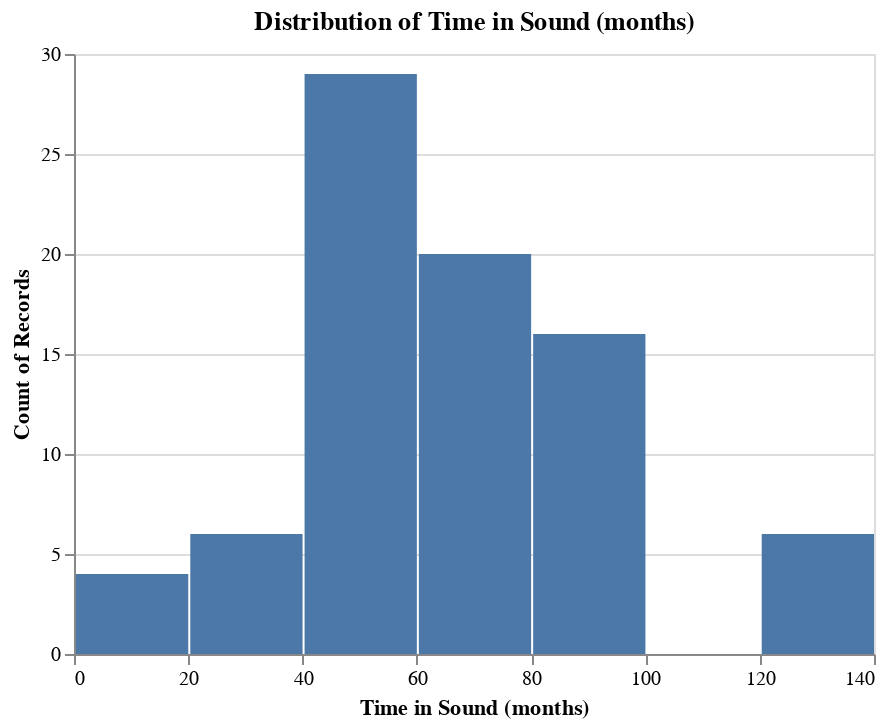

Source (notebook cell):
### Code cell
# histogram of time in sound:
ah.histogram(alldf, 'Time in Sound (months)', output_directory)

### Figure 1 — Vega-Lite specification as saved in the notebook (floating-point values rounded to 4 significant figures)
{"config": {"view": {"continuousWidth": 400, "continuousHeight": 300}}, "data": {"name": "data-e79883c3cc5a85af8550aee26305b28b"}, "mark": "bar", "encoding": {"x": {"type": "quantitative", "bin": true, "field": "Time in Sound (months)", "title": "Time in Sound (months)"}, "y": {"type": "quantitative", "aggregate": "count"}}, "title": "Distribution of Time in Sound (months)", "$schema": "https://vega.github.io/schema/vega-lite/v4.8.1.json", "datasets": {"data-e79883c3cc5a85af8550aee26305b28b": [{"ID": "942", "Group": "CI", "Condition": "Related", "Mean Amplitude": -15.61, "Age (months)": 56, "Time in Sound (months)": 43, "Age of Activation (months)": 13.0, "Region": "Frontal"}, {"ID": "959", "Group": "CI", "Condition": "Related", "Mean Amplitude": -8.93, "Age (months)": 57, "Time in Sound (months)": 17, "Age of Activation (months)": 40.0, "Region": "Frontal"}, {"ID": "925", "Group": "CI", "Condition": "Related", "Mean Amplitude": -12.59, "Age (months)": 58, "Time in Sound (months)": 52, "Age of Activation (months)": 6.0, "Region": "Frontal"}, {"ID": "956", "Group": "CI", "Condition": "Related", "Mean Amplitude": -7.367, "Age (months)": 58, "Time in Sound (months)": 5, "Age of Activation (months)": 53.0, "Region": "Frontal"}, {"ID": "955", "Group": "CI", "Condition": "Related", "Mean Amplitude": -2.817, "Age (months)": 61, "Time in Sound (months)": 49, "Age of Activation (months)": 12.0, "Region": "Frontal"}, {"ID": "904", "Group": "CI", "Condition": "Related", "Mean Amplitude": -19.84, "Age (months)": 67, "Time in Sound (months)": 54, "Age of Activation (months)": 13.0, "Region": "Frontal"}, {"ID": "911", "Group": "CI", "Condition": "Related", "Mean Amplitude": -16.24, "Age (months)": 67, "Time in Sound (months)": 54, "Age of Activation (months)": 13.0, "Region": "Frontal"}, {"ID": "919", "Group": "CI", "Condition": "Related", "Mean Amplitude": -14.0, "Age (months)": 74, "Time in Sound (months)": 67, "Age of Activation (months)": 7.0, "Region": "Frontal"}, {"ID": "945", "Group": "CI", "Condition": "Related", "Mean Amplitude": -8.855, "Age (months)": 77, "Time in Sound (months)": 56, "Age of Activation (months)": 21.0, "Region": "Frontal"}, {"ID": "961", "Group": "CI", "Condition": "Related", "Mean Amplitude": -3.653, "Age (months)": 77, "Time in Sound (months)": 63, "Age of Activation (months)": 14.0, "Region": "Frontal"}, {"ID": "903", "Group": "CI", "Condition": "Related", "Mean Amplitude": -20.12, "Age (months)": 82, "Time in Sound (months)": 72, "Age of Activation (months)": 10.0, "Region": "Frontal"}, {"ID": "936", "Group": "CI", "Condition": "Related", "Mean Amplitude": 2.601, "Age (months)": 86, "Time in Sound (months)": 71, "Age of Activation (months)": 15.0, "Region": "Frontal"}, {"ID": "901", "Group": "CI", "Condition": "Related", "Mean Amplitude": -28.02, "Age (months)": 86, "Time in Sound (months)": 68, "Age of Activation (months)": 18.0, "Region": "Frontal"}, {"ID": "923", "Group": "CI", "Condition": "Related", "Mean Amplitude": -8.112, "Age (months)": 87, "Time in Sound (months)": 56, "Age of Activation (months)": 31.0, "Region": "Frontal"}, {"ID": "924", "Group": "CI", "Condition": "Related", "Mean Amplitude": -7.386, "Age (months)": 87, "Time in Sound (months)": 74, "Age of Activation (months)": 13.0, "Region": "Frontal"}, {"ID": "934", "Group": "CI", "Condition": "Related", "Mean Amplitude": -6.924, "Age (months)": 89, "Time in Sound (months)": 80, "Age of Activation (months)": 9.0, "Region": "Frontal"}, {"ID": "951", "Group": "CI", "Condition": "Related", "Mean Amplitude": -20.02, "Age (months)": 89, "Time in Sound (months)": 49, "Age of Activation (months)": 40.0, "Region": "Frontal"}, {"ID": "913", "Group": "CI", "Condition": "Related", "Mean Amplitude": -14.82, "Age (months)": 100, "Time in Sound (months)": 86, "Age of Activation (months)": 14.0, "Region": "Frontal"}, {"ID": "910", "Group": "CI", "Condition": "Related", "Mean Amplitude": -24.73, "Age (months)": 102, "Time in Sound (months)": 87, "Age of Activation (months)": 15.0, "Region": "Frontal"}, {"ID": "941", "Group": "CI", "Condition": "Related", "Mean Amplitude": -21.5, "Age (months)": 106, "Time in Sound (months)": 35, "Age of Activation (months)": 71.0, "Region": "Frontal"}, {"ID": "947", "Group": "CI", "Condition": "Related", "Mean Amplitude": -6.167, "Age (months)": 106, "Time in Sound (months)": 27, "Age of Activation (months)": 79.0, "Region": "Frontal"}, {"ID": "935", "Group": "CI", "Condition": "Related", "Mean Amplitude": -13.32, "Age (months)": 122, "Time in Sound (months)": 80, "Age of Activation (months)": 42.0, "Region": "Frontal"}, {"ID": "937", "Group": "CI", "Condition": "Related", "Mean Amplitude": -14.51, "Age (months)": 122, "Time in Sound (months)": 55, "Age of Activation (months)": 67.0, "Region": "Frontal"}, {"ID": "857", "Group": "HG", "Condition": "Related", "Mean Amplitude": -13.35, "Age (months)": 33, "Time in Sound (months)": 33, "Age of Activation (months)": null, "Region": "Frontal"}, {"ID": "847", "Group": "HG", "Condition": "Related", "Mean Amplitude": -3.141, "Age (months)": 43, "Time in Sound (months)": 43, "Age of Activation (months)": null, "Region": "Frontal"}, {"ID": "858", "Group": "HG", "Condition": "Related", "Mean Amplitude": -6.38, "Age (months)": 51, "Time in Sound (months)": 51, "Age of Activation (months)": null, "Region": "Frontal"}, {"ID": "859", "Group": "HG", "Condition": "Related", "Mean Amplitude": -7.24, "Age (months)": 52, "Time in Sound (months)": 52, "Age of Activation (months)": null, "Region": "Frontal"}, {"ID": "841", "Group": "HG", "Condition": "Related", "Mean Amplitude": -18.55, "Age (months)": 56, "Time in Sound (months)": 56, "Age of Activation (months)": null, "Region": "Frontal"}, {"ID": "836", "Group": "HG", "Condition": "Related", "Mean Amplitude": -16.37, "Age (months)": 59, "Time in Sound (months)": 59, "Age of Activation (months)": null, "Region": "Frontal"}, {"ID": "846", "Group": "HG", "Condition": "Related", "Mean Amplitude": -20.0, "Age (months)": 68, "Time in Sound (months)": 68, "Age of Activation (months)": null, "Region": "Frontal"}, {"ID": "N4C01", "Group": "HG", "Condition": "Related", "Mean Amplitude": -4.009, "Age (months)": 61, "Time in Sound (months)": 61, "Age of Activation (months)": null, "Region": "Frontal"}, {"ID": "842", "Group": "HG", "Condition": "Related", "Mean Amplitude": -15.07, "Age (months)": 67, "Time in Sound (months)": 67, "Age of Activation (months)": null, "Region": "Frontal"}, {"ID": "848", "Group": "HG", "Condition": "Related", "Mean Amplitude": -13.68, "Age (months)": 74, "Time in Sound (months)": 74, "Age of Activation (months)": null, "Region": "Frontal"}, {"ID": "N4C10", "Group": "HG", "Condition": "Related", "Mean Amplitude": -6.016, "Age (months)": 82, "Time in Sound (months)": 82, "Age of Activation (months)": null, "Region": "Frontal"}, {"ID": "N4C13", "Group": "HG", "Condition": "Related", "Mean Amplitude": -28.01, "Age (months)": 85, "Time in Sound (months)": 85, "Age of Activation (months)": null, "Region": "Frontal"}, {"ID": "809", "Group": "HG", "Condition": "Related", "Mean Amplitude": -18.31, "Age (months)": 99, "Time in Sound (months)": 99, "Age of Activation (months)": null, "Region": "Frontal"}, {"ID": "N4C09", "Group": "HG", "Condition": "Related", "Mean Amplitude": -14.53, "Age (months)": 99, "Time in Sound (months)": 99, "Age of Activation (months)": null, "Region": "Frontal"}, {"ID": "850", "Group": "HG", "Condition": "Related", "Mean Amplitude": -15.11, "Age (months)": 124, "Time in Sound (months)": 124, "Age of Activation (months)": null, "Region": "Frontal"}, {"ID": "801", "Group": "HG", "Condition": "Related", "Mean Amplitude": -13.3, "Age (months)": 127, "Time in Sound (months)": 127, "Age of Activation (months)": null, "Region": "Frontal"}, {"ID": "803", "Group": "HG", "Condition": "Related", "Mean Amplitude": -11.74, "Age (months)": 128, "Time in Sound (months)": 128, "Age of Activation (months)": null, "Region": "Frontal"}, {"ID": "942", "Group": "CI", "Condition": "Unrelated", "Mean Amplitude": -19.68, "Age (months)": 56, "Time in Sound (months)": 43, "Age of Activation (months)": 13.0, "Region": "Frontal"}, {"ID": "959", "Group": "CI", "Condition": "Unrelated", "Mean Amplitude": -15.05, "Age (months)": 57, "Time in Sound (months)": 17, "Age of Activation (months)": 40.0, "Region": "Frontal"}, {"ID": "925", "Group": "CI", "Condition": "Unrelated", "Mean Amplitude": -15.04, "Age (months)": 58, "Time in Sound (months)": 52, "Age of Activation (months)": 6.0, "Region": "Frontal"}, {"ID": "956", "Group": "CI", "Condition": "Unrelated", "Mean Amplitude": -20.8, "Age (months)": 58, "Time in Sound (months)": 5, "Age of Activation (months)": 53.0, "Region": "Frontal"}, {"ID": "955", "Group": "CI", "Condition": "Unrelated", "Mean Amplitude": -2.808, "Age (months)": 61, "Time in Sound (months)": 49, "Age of Activation (months)": 12.0, "Region": "Frontal"}, {"ID": "904", "Group": "CI", "Condition": "Unrelated", "Mean Amplitude": -20.64, "Age (months)": 67, "Time in Sound (months)": 54, "Age of Activation (months)": 13.0, "Region": "Frontal"}, {"ID": "911", "Group": "CI", "Condition": "Unrelated", "Mean Amplitude": -17.36, "Age (months)": 67, "Time in Sound (months)": 54, "Age of Activation (months)": 13.0, "Region": "Frontal"}, {"ID": "919", "Group": "CI", "Condition": "Unrelated", "Mean Amplitude": -15.46, "Age (months)": 74, "Time in Sound (months)": 67, "Age of Activation (months)": 7.0, "Region": "Frontal"}, {"ID": "945", "Group": "CI", "Condition": "Unrelated", "Mean Amplitude": -16.92, "Age (months)": 77, "Time in Sound (months)": 56, "Age of Activation (months)": 21.0, "Region": "Frontal"}, {"ID": "961", "Group": "CI", "Condition": "Unrelated", "Mean Amplitude": -19.6, "Age (months)": 77, "Time in Sound (months)": 63, "Age of Activation (months)": 14.0, "Region": "Frontal"}, {"ID": "903", "Group": "CI", "Condition": "Unrelated", "Mean Amplitude": -24.76, "Age (months)": 82, "Time in Sound (months)": 72, "Age of Activation (months)": 10.0, "Region": "Frontal"}, {"ID": "921", "Group": "CI", "Condition": "Unrelated", "Mean Amplitude": -33.19, "Age (months)": 82, "Time in Sound (months)": 46, "Age of Activation (months)": 36.0, "Region": "Frontal"}, {"ID": "936", "Group": "CI", "Condition": "Unrelated", "Mean Amplitude": -6.697, "Age (months)": 86, "Time in Sound (months)": 71, "Age of Activation (months)": 15.0, "Region": "Frontal"}, {"ID": "901", "Group": "CI", "Condition": "Unrelated", "Mean Amplitude": -3.359, "Age (months)": 86, "Time in Sound (months)": 68, "Age of Activation (months)": 18.0, "Region": "Frontal"}, {"ID": "923", "Group": "CI", "Condition": "Unrelated", "Mean Amplitude": -22.51, "Age (months)": 87, "Time in Sound (months)": 56, "Age of Activation (months)": 31.0, "Region": "Frontal"}, {"ID": "924", "Group": "CI", "Condition": "Unrelated", "Mean Amplitude": -18.95, "Age (months)": 87, "Time in Sound (months)": 74, "Age of Activation (months)": 13.0, "Region": "Frontal"}, {"ID": "934", "Group": "CI", "Condition": "Unrelated", "Mean Amplitude": -14.02, "Age (months)": 89, "Time in Sound (months)": 80, "Age of Activation (months)": 9.0, "Region": "Frontal"}, {"ID": "951", "Group": "CI", "Condition": "Unrelated", "Mean Amplitude": -19.7, "Age (months)": 89, "Time in Sound (months)": 49, "Age of Activation (months)": 40.0, "Region": "Frontal"}, {"ID": "913", "Group": "CI", "Condition": "Unrelated", "Mean Amplitude": -15.58, "Age (months)": 100, "Time in Sound (months)": 86, "Age of Activation (months)": 14.0, "Region": "Frontal"}, {"ID": "910", "Group": "CI", "Condition": "Unrelated", "Mean Amplitude": -35.34, "Age (months)": 102, "Time in Sound (months)": 87, "Age of Activation (months)": 15.0, "Region": "Frontal"}, {"ID": "941", "Group": "CI", "Condition": "Unrelated", "Mean Amplitude": -19.01, "Age (months)": 106, "Time in Sound (months)": 35, "Age of Activation (months)": 71.0, "Region": "Frontal"}, {"ID": "947", "Group": "CI", "Condition": "Unrelated", "Mean Amplitude": -19.22, "Age (months)": 106, "Time in Sound (months)": 27, "Age of Activation (months)": 79.0, "Region": "Frontal"}, {"ID": "935", "Group": "CI", "Condition": "Unrelated", "Mean Amplitude": -16.62, "Age (months)": 122, "Time in Sound (months)": 80, "Age of Activation (months)": 42.0, "Region": "Frontal"}, {"ID": "937", "Group": "CI", "Condition": "Unrelated", "Mean Amplitude": -27.73, "Age (months)": 122, "Time in Sound (months)": 55, "Age of Activation (months)": 67.0, "Region": "Frontal"}, {"ID": "857", "Group": "HG", "Condition": "Unrelated", "Mean Amplitude": -8.053, "Age (months)": 33, "Time in Sound (months)": 33, "Age of Activation (months)": null, "Region": "Frontal"}, {"ID": "847", "Group": "HG", "Condition": "Unrelated", "Mean Amplitude": -2.966, "Age (months)": 43, "Time in Sound (months)": 43, "Age of Activation (months)": null, "Region": "Frontal"}, {"ID": "858", "Group": "HG", "Condition": "Unrelated", "Mean Amplitude": -18.59, "Age (months)": 51, "Time in Sound (months)": 51, "Age of Activation (months)": null, "Region": "Frontal"}, {"ID": "859", "Group": "HG", "Condition": "Unrelated", "Mean Amplitude": -7.7, "Age (months)": 52, "Time in Sound (months)": 52, "Age of Activation (months)": null, "Region": "Frontal"}, {"ID": "841", "Group": "HG", "Condition": "Unrelated", "Mean Amplitude": -28.02, "Age (months)": 56, "Time in Sound (months)": 56, "Age of Activation (months)": null, "Region": "Frontal"}, {"ID": "836", "Group": "HG", "Condition": "Unrelated", "Mean Amplitude": -8.181, "Age (months)": 59, "Time in Sound (months)": 59, "Age of Activation (months)": null, "Region": "Frontal"}, {"ID": "846", "Group": "HG", "Condition": "Unrelated", "Mean Amplitude": -27.16, "Age (months)": 68, "Time in Sound (months)": 68, "Age of Activation (months)": null, "Region": "Frontal"}, {"ID": "N4C01", "Group": "HG", "Condition": "Unrelated", "Mean Amplitude": -17.46, "Age (months)": 61, "Time in Sound (months)": 61, "Age of Activation (months)": null, "Region": "Frontal"}, {"ID": "842", "Group": "HG", "Condition": "Unrelated", "Mean Amplitude": -18.28, "Age (months)": 67, "Time in Sound (months)": 67, "Age of Activation (months)": null, "Region": "Frontal"}, {"ID": "848", "Group": "HG", "Condition": "Unrelated", "Mean Amplitude": -15.1, "Age (months)": 74, "Time in Sound (months)": 74, "Age of Activation (months)": null, "Region": "Frontal"}, {"ID": "N4C10", "Group": "HG", "Condition": "Unrelated", "Mean Amplitude": -9.489, "Age (months)": 82, "Time in Sound (months)": 82, "Age of Activation (months)": null, "Region": "Frontal"}, {"ID": "N4C13", "Group": "HG", "Condition": "Unrelated", "Mean Amplitude": -25.55, "Age (months)": 85, "Time in Sound (months)": 85, "Age of Activation (months)": null, "Region": "Frontal"}, {"ID": "809", "Group": "HG", "Condition": "Unrelated", "Mean Amplitude": -13.55, "Age (months)": 99, "Time in Sound (months)": 99, "Age of Activation (months)": null, "Region": "Frontal"}, {"ID": "N4C09", "Group": "HG", "Condition": "Unrelated", "Mean Amplitude": -11.51, "Age (months)": 99, "Time in Sound (months)": 99, "Age of Activation (months)": null, "Region": "Frontal"}, {"ID": "850", "Group": "HG", "Condition": "Unrelated", "Mean Amplitude": -22.29, "Age (months)": 124, "Time in Sound (months)": 124, "Age of Activation (months)": null, "Region": "Frontal"}, {"ID": "801", "Group": "HG", "Condition": "Unrelated", "Mean Amplitude": -24.32, "Age (months)": 127, "Time in Sound (months)": 127, "Age of Activation (months)": null, "Region": "Frontal"}, {"ID": "803", "Group": "HG", "Condition": "Unrelated", "Mean Amplitude": -15.16, "Age (months)": 128, "Time in Sound (months)": 128, "Age of Activation (months)": null, "Region": "Frontal"}]}}
